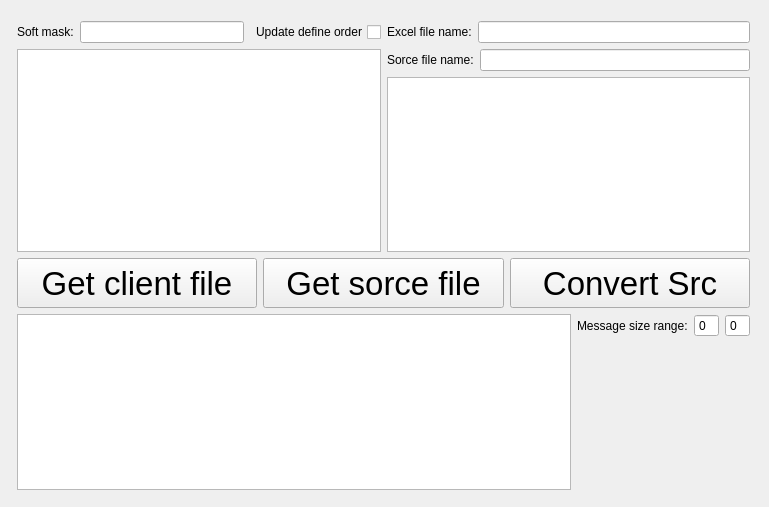
<?xml version="1.0" encoding="UTF-8"?>
<ui version="4.0">
 <class>Widget</class>
 <widget class="QWidget" name="Widget">
  <property name="geometry">
   <rect>
    <x>0</x>
    <y>0</y>
    <width>769</width>
    <height>507</height>
   </rect>
  </property>
  <property name="windowTitle">
   <string>Widget</string>
  </property>
  <widget class="QWidget" name="formLayoutWidget">
   <property name="geometry">
    <rect>
     <x>0</x>
     <y>10</y>
     <width>761</width>
     <height>491</height>
    </rect>
   </property>
   <layout class="QFormLayout" name="formLayout">
    <property name="fieldGrowthPolicy">
     <enum>QFormLayout::AllNonFixedFieldsGrow</enum>
    </property>
    <item row="1" column="1">
     <layout class="QHBoxLayout" name="horizontalLayout_2">
      <item>
       <layout class="QVBoxLayout" name="verticalLayout_3">
        <item>
         <layout class="QHBoxLayout" name="horizontalLayout_4">
          <item>
           <widget class="QLabel" name="label_3">
            <property name="text">
             <string>Soft mask:</string>
            </property>
           </widget>
          </item>
          <item>
           <widget class="QLineEdit" name="defMaskLine">
            <property name="enabled">
             <bool>true</bool>
            </property>
            <property name="frame">
             <bool>true</bool>
            </property>
            <property name="dragEnabled">
             <bool>false</bool>
            </property>
            <property name="readOnly">
             <bool>false</bool>
            </property>
            <property name="clearButtonEnabled">
             <bool>false</bool>
            </property>
           </widget>
          </item>
          <item>
           <widget class="QCheckBox" name="updateDefOrder">
            <property name="layoutDirection">
             <enum>Qt::RightToLeft</enum>
            </property>
            <property name="text">
             <string>Update define order</string>
            </property>
           </widget>
          </item>
         </layout>
        </item>
        <item>
         <widget class="QTextEdit" name="defsList"/>
        </item>
       </layout>
      </item>
      <item>
       <layout class="QVBoxLayout" name="verticalLayout_4">
        <item>
         <layout class="QHBoxLayout" name="horizontalLayout">
          <item>
           <widget class="QLabel" name="label_2">
            <property name="text">
             <string>Excel file name:</string>
            </property>
           </widget>
          </item>
          <item>
           <widget class="QLineEdit" name="nameOfExelFile"/>
          </item>
         </layout>
        </item>
        <item>
         <layout class="QHBoxLayout" name="horizontalLayout_5">
          <item>
           <widget class="QLabel" name="label">
            <property name="text">
             <string>Sorce file name:</string>
            </property>
           </widget>
          </item>
          <item>
           <widget class="QLineEdit" name="addSrcFile"/>
          </item>
         </layout>
        </item>
        <item>
         <widget class="QTextEdit" name="FilesList"/>
        </item>
       </layout>
      </item>
     </layout>
    </item>
    <item row="2" column="1">
     <layout class="QHBoxLayout" name="horizontalLayout_3">
      <item>
       <widget class="QPushButton" name="getClientFile">
        <property name="enabled">
         <bool>true</bool>
        </property>
        <property name="minimumSize">
         <size>
          <width>0</width>
          <height>50</height>
         </size>
        </property>
        <property name="sizeIncrement">
         <size>
          <width>0</width>
          <height>0</height>
         </size>
        </property>
        <property name="baseSize">
         <size>
          <width>0</width>
          <height>0</height>
         </size>
        </property>
        <property name="font">
         <font>
          <pointsize>25</pointsize>
          <italic>false</italic>
         </font>
        </property>
        <property name="mouseTracking">
         <bool>false</bool>
        </property>
        <property name="focusPolicy">
         <enum>Qt::StrongFocus</enum>
        </property>
        <property name="text">
         <string>Get client file</string>
        </property>
       </widget>
      </item>
      <item>
       <widget class="QPushButton" name="getSrcFile">
        <property name="minimumSize">
         <size>
          <width>0</width>
          <height>50</height>
         </size>
        </property>
        <property name="font">
         <font>
          <pointsize>25</pointsize>
         </font>
        </property>
        <property name="focusPolicy">
         <enum>Qt::TabFocus</enum>
        </property>
        <property name="text">
         <string>Get sorce file</string>
        </property>
       </widget>
      </item>
      <item>
       <widget class="QPushButton" name="conSrc">
        <property name="minimumSize">
         <size>
          <width>0</width>
          <height>50</height>
         </size>
        </property>
        <property name="font">
         <font>
          <pointsize>25</pointsize>
         </font>
        </property>
        <property name="focusPolicy">
         <enum>Qt::TabFocus</enum>
        </property>
        <property name="text">
         <string>Convert Src</string>
        </property>
       </widget>
      </item>
     </layout>
    </item>
    <item row="3" column="1">
     <layout class="QHBoxLayout" name="horizontalLayout_8">
      <item>
       <widget class="QTextEdit" name="logText">
        <property name="sizePolicy">
         <sizepolicy hsizetype="Expanding" vsizetype="Expanding">
          <horstretch>0</horstretch>
          <verstretch>0</verstretch>
         </sizepolicy>
        </property>
       </widget>
      </item>
      <item>
       <layout class="QVBoxLayout" name="verticalLayout">
        <item>
         <layout class="QHBoxLayout" name="horizontalLayout_7">
          <property name="spacing">
           <number>6</number>
          </property>
          <item>
           <widget class="QLabel" name="label_4">
            <property name="text">
             <string>Message size range:</string>
            </property>
           </widget>
          </item>
          <item>
           <widget class="QSpinBox" name="minMsgSize">
            <property name="buttonSymbols">
             <enum>QAbstractSpinBox::NoButtons</enum>
            </property>
           </widget>
          </item>
          <item>
           <widget class="QSpinBox" name="maxMsgSize">
            <property name="wrapping">
             <bool>false</bool>
            </property>
            <property name="frame">
             <bool>true</bool>
            </property>
            <property name="buttonSymbols">
             <enum>QAbstractSpinBox::NoButtons</enum>
            </property>
            <property name="accelerated">
             <bool>false</bool>
            </property>
           </widget>
          </item>
         </layout>
        </item>
        <item>
         <spacer name="verticalSpacer">
          <property name="orientation">
           <enum>Qt::Vertical</enum>
          </property>
          <property name="sizeHint" stdset="0">
           <size>
            <width>20</width>
            <height>40</height>
           </size>
          </property>
         </spacer>
        </item>
       </layout>
      </item>
     </layout>
    </item>
   </layout>
  </widget>
  <zorder>formLayoutWidget</zorder>
  <zorder>label_5</zorder>
 </widget>
 <layoutdefault spacing="6" margin="11"/>
 <resources/>
 <connections/>
</ui>
